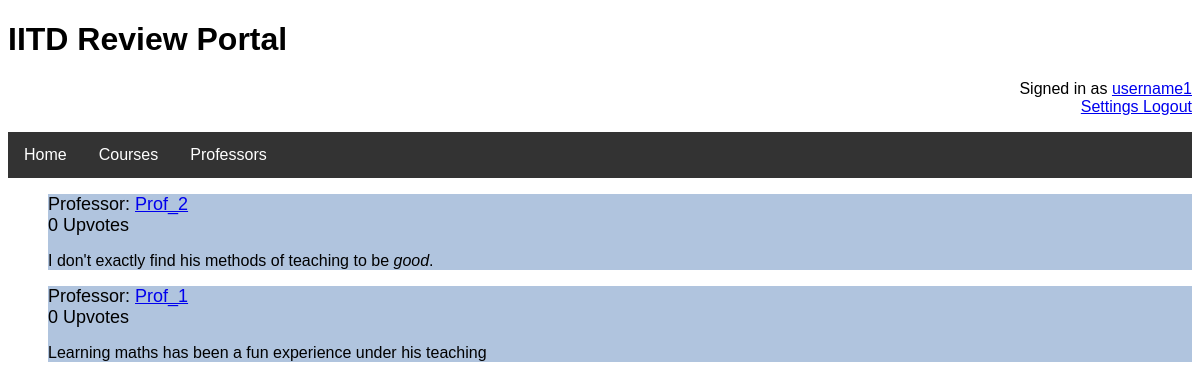
/Reviews/myreviews/prof/1 (signed in), run on the app's committed database.
### Reviews/models.py (models this page shows)
class Professor_Reviews(models.Model):
    Student = models.ForeignKey(settings.AUTH_USER_MODEL,on_delete = models.CASCADE)
    Professor = models.ForeignKey(Professors, on_delete = models.CASCADE)
    Upvotes = models.IntegerField()
    Anonymous = models.BooleanField()
    Date = models.DateTimeField(auto_now = True)
    Review = models.CharField(max_length = 2000)

class Professors(models.Model):
    Name = models.CharField(max_length = 100)
    Department = models.CharField(max_length = 50)
    Ratings = models.DecimalField(decimal_places = 3, max_digits = 3)

### Reviews/views.py (the view)
# urls.py: path('myreviews/prof/<int:page>', views.UserProfReviewList, name='user_prof_review_list'),
def UserProfReviewList(request, page):
    if request.user.is_authenticated:
        q = Professor_Reviews.objects.filter(Student__username = request.user.username).order_by('-Date')
        paginator = Paginator(q, 5)
        page_obj = paginator.get_page(page)
        return render(request, 'Reviews/user_prof_review_view.html',{'page_obj':page_obj})
    else:
        return redirect('/Reviews/home')

### Reviews/templates/Reviews/user_prof_review_view.html (shortened to what this page needs)
{% extends "Reviews/base.html" %}
{% block body_block %}
<div>
    <ul style="list-style-type:none">
        {% for a in page_obj %}
            <li>
                Professor: <a href="{% url 'prof_view' a.Professor.id %}">{{ a.Professor.Name }}</a> <br /> {{ a.Upvotes }} Upvotes
                <p>
                    {{ a.Review|safe }}
                </p>
            </li>
        {% endfor %}
    </ul>
</div>
{% endblock %}

### Reviews/templates/Reviews/base.html (shortened to what this page needs)
<!DOCTYPE html>
<html>
    <head>
    </head>
    <body>
        <h1 style="align-content:center">IITD Review Portal</h1>
        <p style="text-align:right">{% if request.user.is_authenticated %}Signed in as <a href="{% url 'profile' request.user.id %}">{{ request.user.username }}</a> <br /><a href="{% url 'settings' %}">Settings </a><a href="{% url 'logout' %}">Logout</a>{% else %} <a href="{% url 'login' %}">Login</a> {% endif %}</p>
       <div class="navbar">
            <ul>
                <li><a href="{% url 'home' %}">Home</a></li>
                <li><a href="{% url 'courses' %}">Courses</a></li>
                <li><a href="{% url 'profs' %}">Professors</a></li>
            </ul>
        </div>
        <div class="body">
            {% block body_block %}
            {% endblock %}
        </div>
    </body>
</html>

### Reviews/templates/Reviews/base.html (style rules this page uses)
body { font-family:Arial, Helvetica, sans-serif }
.body li { background-color:lightsteelblue; font-size:large }
.body li p { font-size:medium }
.navbar ul { list-style-type: none; margin: 0; padding: 0; overflow: hidden; background-color: #333; }
.navbar ul li { float:left }
.navbar ul li a { display: block; color: white; text-align: center; padding: 14px 16px; text-decoration: none; }

### data on the page
Professor_Reviews: Professor.Name "Prof_2", Upvotes "0", Review "I don't exactly find his methods of teaching to be good ."
Professor_Reviews: Professor.Name "Prof_1", Upvotes "0", Review "Learning maths has been a fun experience under his teaching"

### other printed values
{{ request.user.username }} "username1"
